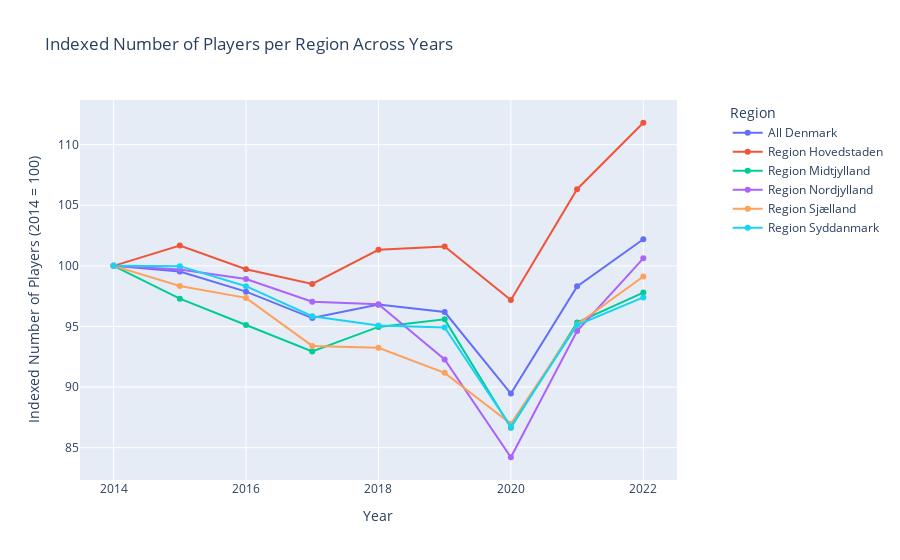

Write notebook code for a chart like this one.
### Markdown cell above
Plotting the number of football players by region in an interactive graph. 

Click the names in the legend to hide/show the data for a specific region or All Denmark.

### Code cell
# Load and prepare the DataFrame
from dataproject import index_players_by_region, plot_indexed_players
indexed_df = index_players_by_region(merged_df)

# Define an interactive widget to select regions and display the plot
regions = indexed_df['region'].unique()

@widgets.interact
def display_plot(selected_regions=widgets.SelectMultiple(options=regions, value=[regions[0]], description='Regions')):
    plot_indexed_players(indexed_df, selected_regions)

### Figure 1 — Plotly figure (JSON) as saved in the notebook; plotly's stock layout.template omitted (floating-point values rounded to 4 significant figures)
{"data": [{"mode": "lines+markers", "name": "All Denmark", "type": "scatter", "x": [2014, 2015, 2016, 2017, 2018, 2019, 2020, 2021, 2022], "y": [100, 99.53, 97.87, 95.69, 96.8, 96.19, 89.47, 98.31, 102.2]}, {"mode": "lines+markers", "name": "Region Hovedstaden", "type": "scatter", "x": [2014, 2015, 2016, 2017, 2018, 2019, 2020, 2021, 2022], "y": [100, 101.7, 99.73, 98.5, 101.3, 101.6, 97.19, 106.3, 111.8]}, {"mode": "lines+markers", "name": "Region Midtjylland", "type": "scatter", "x": [2014, 2015, 2016, 2017, 2018, 2019, 2020, 2021, 2022], "y": [100, 97.29, 95.12, 92.94, 94.96, 95.58, 86.65, 95.32, 97.79]}, {"mode": "lines+markers", "name": "Region Nordjylland", "type": "scatter", "x": [2014, 2015, 2016, 2017, 2018, 2019, 2020, 2021, 2022], "y": [100, 99.7, 98.92, 97.03, 96.83, 92.28, 84.21, 94.62, 100.6]}, {"mode": "lines+markers", "name": "Region Sjælland", "type": "scatter", "x": [2014, 2015, 2016, 2017, 2018, 2019, 2020, 2021, 2022], "y": [100, 98.34, 97.36, 93.39, 93.25, 91.17, 86.98, 95.16, 99.12]}, {"mode": "lines+markers", "name": "Region Syddanmark", "type": "scatter", "x": [2014, 2015, 2016, 2017, 2018, 2019, 2020, 2021, 2022], "y": [100, 99.97, 98.32, 95.84, 95.07, 94.92, 86.73, 95.12, 97.39]}], "layout": {"legend": {"title": {"text": "Region"}}, "title": {"text": "Indexed Number of Players per Region Across Years"}, "xaxis": {"anchor": "y", "domain": [0, 0.94], "title": {"text": "Year"}}, "yaxis": {"anchor": "x", "domain": [0, 1], "title": {"text": "Indexed Number of Players (2014 = 100)"}}, "yaxis2": {"anchor": "x", "overlaying": "y", "side": "right"}}}
